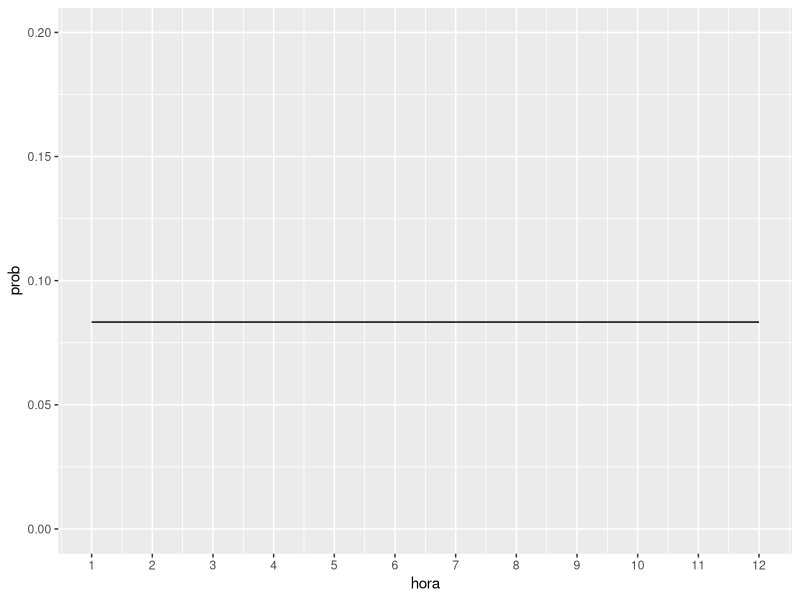

Write R code to recreate this figure.
## ---- chunk 1
library(ggplot2)

hora <- c(1,2,3,4,5,6,7,8,9,10,11,12)
prob <- c(1/12,1/12,1/12,1/12,1/12,1/12,1/12,1/12,1/12,1/12,1/12,1/12)
horaanalogica <- as.data.frame(cbind(hora, prob))
horaanalogica

ggplot(horaanalogica, aes(hora, prob)) +
  geom_line() +
  xlim(0,13) + ylim(0,0.20) +
  scale_x_continuous(breaks = seq(1,12, by = 1))
